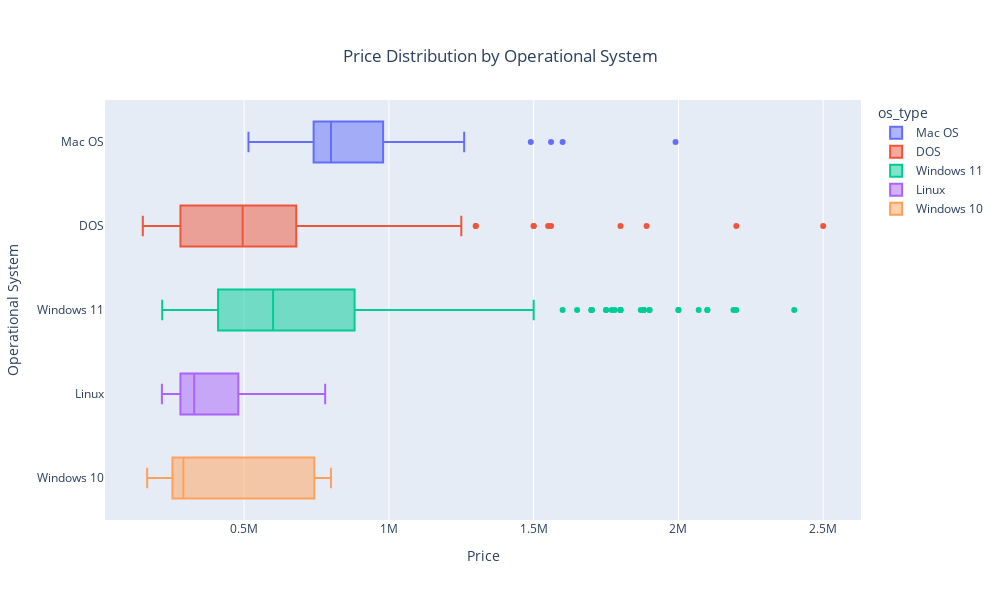

Notebook source saved alongside this figure:
### Markdown cell above
Graph represents relationship between discount rate and price for laptop offerings.
* Number of offerings with high discount rates (>20%) is significantly less than that of with small discount rates
* Significant **concentration** of at the lower rates and at the **lower prices** (0-10% and 0-500k tenge)
* **Inverse relationship** is observed - expensive laptops tend to have small discount rates compared with cheaper alternatives
* There are 2 outliers with laptop price higher than 800k tenge having huge discount rate (~25-30%)

But we *cannot observe* any insights on how discount could affect pricing, especially correlation

### Code cell
df_cleansed["os_type"] = df_cleansed["operational_system"].str.split().apply(lambda x: " ".join(x[:2]))

fig = px.box(df_cleansed,
             y="os_type",
             x="old_price",
             color="os_type",
             title="Price Distribution by Operational System")


fig.update_layout(
    width=1000,
    height=600,
    xaxis_title="Price",
    yaxis_title="Operational System",
    title={
        'x': 0.5,
        'xanchor': 'center',
        'yanchor': 'top'
    }
)

fig.show()

### Figure 1 — Plotly figure (JSON) as saved in the notebook; plotly's stock layout.template omitted (floating-point values rounded to 4 significant figures; data arrays with more than 128 entries replaced by an {"elided": "..."} marker saying what was removed)
{"data": [{"alignmentgroup": "True", "hovertemplate": "os_type=%{y}<br>old_price=%{x}<extra></extra>", "legendgroup": "Mac OS", "marker": {"color": "#636efa"}, "name": "Mac OS", "notched": false, "offsetgroup": "Mac OS", "orientation": "h", "showlegend": true, "type": "box", "x": [849990, 849990, 849990, 779990, 919990, 1559990, 699990, 699990, 1989990, 1489990, 1129990, 979990, 1259990, 1129990, 979990, 1239990, 734990, 919990, 919990, 919990, 799990, 799990, 799990, 919990, 799990, 1599990, 739990, 739990, 799990, 719990, 799900, 799900, 799900, 699900, 514990, 514990, 514990], "x0": " ", "xaxis": "x", "y": ["Mac OS", "Mac OS", "Mac OS", "Mac OS", "Mac OS", "Mac OS", "Mac OS", "Mac OS", "Mac OS", "Mac OS", "Mac OS", "Mac OS", "Mac OS", "Mac OS", "Mac OS", "Mac OS", "Mac OS", "Mac OS", "Mac OS", "Mac OS", "Mac OS", "Mac OS", "Mac OS", "Mac OS", "Mac OS", "Mac OS", "Mac OS", "Mac OS", "Mac OS", "Mac OS", "Mac OS", "Mac OS", "Mac OS", "Mac OS", "Mac OS", "Mac OS", "Mac OS"], "y0": " ", "yaxis": "y"}, {"alignmentgroup": "True", "hovertemplate": "os_type=%{y}<br>old_price=%{x}<extra></extra>", "legendgroup": "DOS", "marker": {"color": "#EF553B"}, "name": "DOS", "notched": false, "offsetgroup": "DOS", "orientation": "h", "showlegend": true, "type": "box", "x": {"elided": "302 int values"}, "x0": " ", "xaxis": "x", "y": {"elided": "302 str values"}, "y0": " ", "yaxis": "y"}, {"alignmentgroup": "True", "hovertemplate": "os_type=%{y}<br>old_price=%{x}<extra></extra>", "legendgroup": "Windows 11", "marker": {"color": "#00cc96"}, "name": "Windows 11", "notched": false, "offsetgroup": "Windows 11", "orientation": "h", "showlegend": true, "type": "box", "x": {"elided": "209 int values"}, "x0": " ", "xaxis": "x", "y": {"elided": "209 str values"}, "y0": " ", "yaxis": "y"}, {"alignmentgroup": "True", "hovertemplate": "os_type=%{y}<br>old_price=%{x}<extra></extra>", "legendgroup": "Linux", "marker": {"color": "#ab63fa"}, "name": "Linux", "notched": false, "offsetgroup": "Linux", "orientation": "h", "showlegend": true, "type": "box", "x": [389990, 279990, 299990, 236990, 215990, 489990, 279990, 264990, 249990, 324990, 329900, 309900, 374900, 469990, 319900, 369990, 779900, 699990, 599990, 519990], "x0": " ", "xaxis": "x", "y": ["Linux", "Linux", "Linux", "Linux", "Linux", "Linux", "Linux", "Linux", "Linux", "Linux", "Linux", "Linux", "Linux", "Linux", "Linux", "Linux", "Linux", "Linux", "Linux", "Linux"], "y0": " ", "yaxis": "y"}, {"alignmentgroup": "True", "hovertemplate": "os_type=%{y}<br>old_price=%{x}<extra></extra>", "legendgroup": "Windows 10", "marker": {"color": "#FFA15A"}, "name": "Windows 10", "notched": false, "offsetgroup": "Windows 10", "orientation": "h", "showlegend": true, "type": "box", "x": [164990, 272900, 769900, 769900, 549900, 799900, 659900, 214990, 399900, 269990, 769900, 589900, 219900, 229900, 289900, 289900, 249990, 259900, 799900], "x0": " ", "xaxis": "x", "y": ["Windows 10", "Windows 10", "Windows 10", "Windows 10", "Windows 10", "Windows 10", "Windows 10", "Windows 10", "Windows 10", "Windows 10", "Windows 10", "Windows 10", "Windows 10", "Windows 10", "Windows 10", "Windows 10", "Windows 10", "Windows 10", "Windows 10"], "y0": " ", "yaxis": "y"}], "layout": {"boxmode": "overlay", "height": 600, "legend": {"title": {"text": "os_type"}, "tracegroupgap": 0}, "title": {"text": "Price Distribution by Operational System", "x": 0.5, "xanchor": "center", "yanchor": "top"}, "width": 1000, "xaxis": {"anchor": "y", "domain": [0, 1], "title": {"text": "Price"}}, "yaxis": {"anchor": "x", "categoryarray": ["Windows 10", "Linux", "Windows 11", "DOS", "Mac OS"], "categoryorder": "array", "domain": [0, 1], "title": {"text": "Operational System"}}}}
